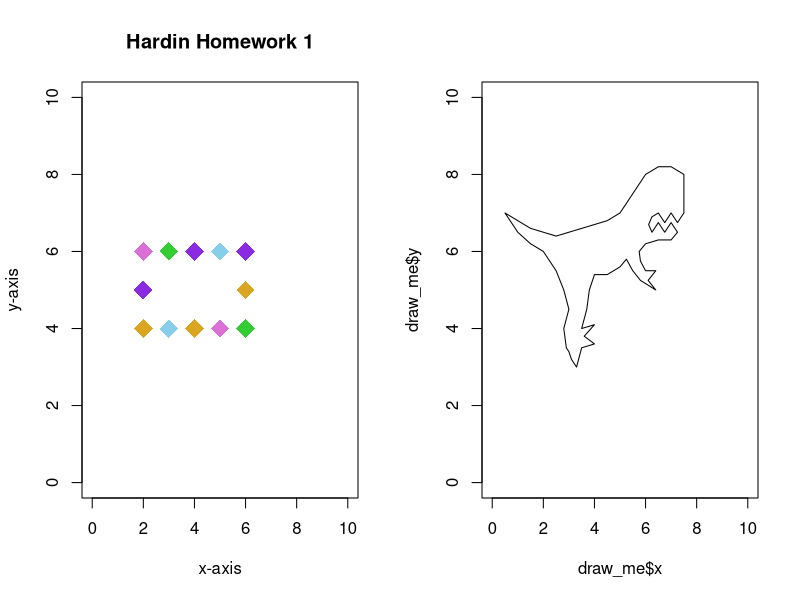
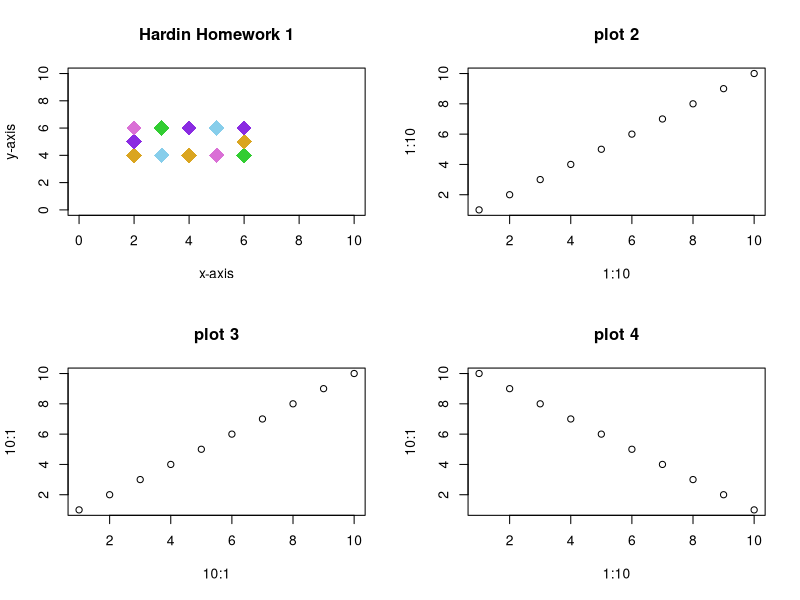

Reproduce these figures in R, in order.
x <- c(2,2,2,3,3,4,4,5,5,6,6,6)
y <- c(4,5,6,4,6,4,6,4,6,4,5,6)

#pdf(file = "C:/Users/alize/Box/Coursework/Fall 2023/Quantitative Paleoecology/Hardin_09_01_homework_2.pdf", #This caused an error for me because we have different file paths! CAK

pdf(file = paste0(getwd(),'/Hardin_multiplotA.pdf'), #Modifying this call - if you use the getwd() function, it will work on any machine. CAK
    # The directory you want to save the file in
    width = 7, # The width of the plot in inches
    height = 7) # The height of the plot in inches
par(mfrow = c(1, 2)) #You create multiple plots in one window using par(mfrow = c(nrow, ncol)) CAK
plot(x,y, ylim = c(0, 10), xlim = c(0,10),
     col = c("goldenrod", "blueviolet", "orchid", "skyblue", "limegreen"),
     pch = 18, cex = 2.5, main = "Hardin Homework 1", xlab = "x-axis", ylab = "y-axis")

#Inserting dino code to make second plot.
draw_me = list(x = c(0.5, 1, 1.5, 2, 2.5, 3, 3.5, 4, 4.5, 5, 5.5, 6, 6.5, 7, 7.5, 7.5, 7.5, 7.25, 7, 6.75, #We open the list() function here...
                     6.5, 6.25, 6.12, 6.25, 6.5, 6.75, 7, 7.25, 7.25, 7, 6.5, 6, 5.75, 5.8, 6, 6.4, 6.1, 6.4, 5.8, 5.5,
                     5.25, 5, 4.5, 4, 3.8, 3.7, 3.5, 4, 3.6, 4, 3.5, 3.3, 3.1, 3, 2.9, 2.8, 3, 2.8, 2.5, 2,
                     1.5, 1, 0.5), #Note that we end with a comma here because we have to enter the y object still...
               
               y = c(7, 6.8, 6.6, 6.5, 6.4, 6.5, 6.6, 6.7, 6.8, 7, 7.5, 8, 8.2, 8.2, 8, 7.5, 7, 6.75, 7, 6.75,
                     7, 6.9, 6.7, 6.5, 6.75, 6.5, 6.75, 6.5, 6.5, 6.3, 6.3, 6.2, 6, 5.75, 5.5, 5.5, 5.25, 5, 5.25, 5.5,
                     5.8, 5.6, 5.4, 5.4, 5, 4.5, 4, 4.1, 3.8, 3.6, 3.5, 3, 3.2, 3.4, 3.5, 4, 4.5, 5, 5.5, 6,
                     6.2, 6.5, 7)) #Here we add the last parentheses to close out the list function call above.


plot(draw_me, 
     type = "l",
     xlim = c(0,10),
     ylim = c(0,10))

par(mfrow = c(1, 1)) #Set par settings back to default of one plot per window. CAK
dev.off()

#Example making four plots

pdf(file = paste0(getwd(),'/Hardin_multiplotB.pdf'), #Modifying this call - if you use the getwd() function, it will work on any machine. CAK
    # The directory you want to save the file in
    width = 7, # The width of the plot in inches
    height = 7) # The height of the plot in inches
par(mfrow = c(2, 2)) #This time we make four plot windows, two rows and two columns. CAK
plot(x,y, ylim = c(0, 10), xlim = c(0,10),
     col = c("goldenrod", "blueviolet", "orchid", "skyblue", "limegreen"),
     pch = 18, cex = 2.5, main = "Hardin Homework 1", xlab = "x-axis", ylab = "y-axis")

plot(1:10, 1:10, main = "plot 2") #Making the additional plots easier to see. Can also let you check order.
plot(10:1, 10:1, main = "plot 3")
plot(1:10, 10:1, main = "plot 4")
par(mfrow = c(1, 1)) #Set par settings back to default of one plot per window. CAK
dev.off()